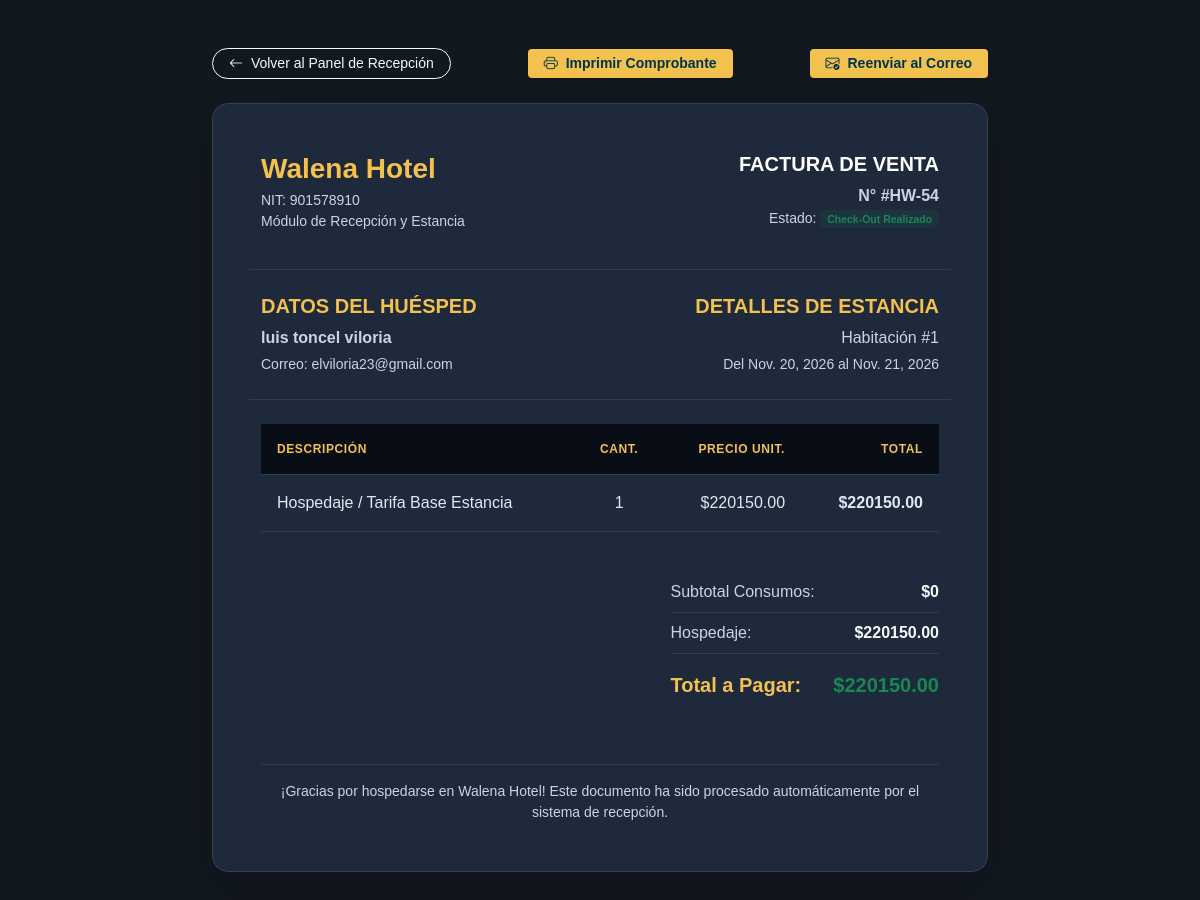
The app's page /recepcion/factura/54/ (signed in) with its own data.
### hotel_walena/models.py (models this page shows)
class reservas(models.Model):
    usuario = models.ForeignKey(User, on_delete=models.CASCADE, null=True, blank=True)
    habitacion = models.ForeignKey(Habitacion, on_delete=models.CASCADE, null=True, blank=True)
    adultos = models.IntegerField()
    ninos = models.IntegerField(default=0)
    precio_total = models.DecimalField(max_digits=10, decimal_places=2)
    estado = models.CharField(max_length=50)
    checkin = models.DateField()
    checkout = models.DateField()
    monto_abono_50 = models.DecimalField(max_digits=10, decimal_places=2, null=True, blank=True)
    fecha_creacion = models.DateTimeField(auto_now_add=True)
    nombre = models.CharField(max_length=45, blank=True, null=True)
    apellido = models.CharField(max_length=45, blank=True, null=True)
    cedula = models.CharField(max_length=20, blank=True, null=True)
    correo = models.CharField(max_length=45, blank=True, null=True)
    telefono = models.CharField(max_length=20, blank=True, null=True)
    class Meta:
        db_table = 'reservas'

class Habitacion(models.Model):
    numero = models.IntegerField()
    piso = models.IntegerField()
    tipo = models.CharField(max_length=100)
    cap_max = models.IntegerField()
    precio_noche = models.DecimalField(max_digits=10, decimal_places=2)
    estado = models.CharField(max_length=50, default='Disponible')
    descripcion = models.TextField(blank=True, null=True, default="Habitación cómoda y equipada.")
    foto1 = models.ImageField(upload_to='habitaciones/', blank=True, null=True)
    foto2 = models.ImageField(upload_to='habitaciones/', blank=True, null=True)
    foto3 = models.ImageField(upload_to='habitaciones/', blank=True, null=True)
    foto4 = models.ImageField(upload_to='habitaciones/', blank=True, null=True)
    class Meta:
        db_table = 'habitaciones'

### hotel_walena/views.py (the view)
# urls.py: path('recepcion/factura/<int:reserva_id>/', ver_factura_recepcion, name='ver_factura_recepcion'),
@login_required(login_url='/login/')
@user_passes_test(es_recepcionista_o_superior, login_url='/habitaciones/')
def ver_factura_recepcion(request, reserva_id):
    reserva_obj = get_object_or_404(reservas, id=reserva_id)
    consumos = DetalleConsumo.objects.filter(reserva=reserva_obj)
    total_consumos = sum(c.cantidad * (c.precio_aplicado or c.servicio.precio) for c in consumos)
    total_hospedaje = getattr(reserva_obj, 'precio_total', 0)
    gran_total = total_hospedaje + total_consumos
    context = {
        'reserva': reserva_obj,
        'consumos': consumos,
        'total_consumos': total_consumos,
        'total_hospedaje': total_hospedaje,
        'gran_total': gran_total,
    }
    return render(request, 'recepcion/factura_solo_lectura.html', context)

### hotel_walena/context_processors.py (called while the page is built)
def hotel_context(request):
    try:
        config, _ = HotelConfig.objects.get_or_create(id=1)
    except DatabaseError:
        config = None
    return {'hotel': config}

### hotel_walena/views.py (called while the page is built)
def es_recepcionista_o_superior(user):
    if not user.is_authenticated:
        return False
    return user.is_staff or user.is_superuser

### hotel_walena/templates/recepcion/factura_solo_lectura.html (shortened to what this page needs)
{% load static %}
<!DOCTYPE html>
<html lang="es" data-bs-theme="dark">
<head>
    <link href="https://cdn.jsdelivr.net/npm/bootstrap@5.3.3/dist/css/bootstrap.min.css" rel="stylesheet">
    <link rel="stylesheet" href="https://cdn.jsdelivr.net/npm/bootstrap-icons@1.11.3/font/bootstrap-icons.min.css">
    <link rel="stylesheet" href="{% static 'css/style.css' %}">
</head>
<body class="body-recepcion py-5">
<div class="container" style="max-width: 800px;">
    <div class="d-flex justify-content-between align-items-center mb-4 no-print">
        <a href="{% url 'panel_recepcion' %}" class="btn btn-outline-light btn-sm rounded-pill px-3">
            <i class="bi bi-arrow-left me-1"></i> Volver al Panel de Recepción
        </a>
        <button onclick="window.print()" class="btn btn-walena-gold btn-sm px-3 shadow-sm">
            <i class="bi bi-printer me-1"></i> Imprimir Comprobante
        </button>
        <a href="{% url 'reenviar_factura_correo' reserva.id %}" class="btn btn-walena-gold btn-sm px-3 shadow-sm">
            <i class="bi bi-envelope-check me-1"></i> Reenviar al Correo
        </a>
    </div>
    <div class="card card-walena shadow-lg rounded-4 p-5 border border-secondary border-opacity-25">
        <div class="row border-bottom border-secondary border-opacity-25 pb-4 mb-4">
            <div class="col-6">
                <h3 class="fw-bold text-walena-gold mb-1">Walena Hotel</h3>
                <p class="text-secondary small mb-0">NIT: 901578910<br>Módulo de Recepción y Estancia</p>
            </div>
            <div class="col-6 text-end">
                <h5 class="fw-bold text-white">FACTURA DE VENTA</h5>
                <p class="text-walena-gold fw-semibold mb-0">N° #HW-{{ reserva.id }}</p>
                <p class="text-secondary small">Estado: <span class="badge bg-success bg-opacity-10 text-success">Check-Out Realizado</span></p>
            </div>
        </div>
        <div class="row border-bottom border-secondary border-opacity-25 pb-4 mb-4">
            <div class="col-6">
                <h5 class="text-walena-gold fw-bold">DATOS DEL HUÉSPED</h5>
                <p class="mb-1"><strong>{{ reserva.nombre }} {{ reserva.apellido }}</strong></p>
                <p class="text-secondary small mb-0">Correo: {{ reserva.correo|default:"No registrado" }}</p>
            </div>
            <div class="col-6 text-end">
                <h5 class="text-walena-gold fw-bold">DETALLES DE ESTANCIA</h5>
                <p class="mb-1">Habitación #{{ reserva.habitacion.numero }}</p>
                <p class="text-secondary small mb-0">Del {{ reserva.checkin }} al {{ reserva.checkout }}</p>
            </div>
        </div>
        <div class="table-responsive mb-4">
            <table class="table table-walena align-middle">
                <thead>
                    <tr>
                        <th>Descripción</th>
                        <th class="text-center">Cant.</th>
                        <th class="text-end">Precio Unit.</th>
                        <th class="text-end">Total</th>
                    </tr>
                </thead>
                <tbody>
                    <tr>
                        <td>Hospedaje / Tarifa Base Estancia</td>
                        <td class="text-center">1</td>
                        <td class="text-end">${{ total_hospedaje }}</td>
                        <td class="text-end fw-bold">${{ total_hospedaje }}</td>
                    </tr>
                </tbody>
            </table>
        </div>
        <div class="row justify-content-end">
            <div class="col-md-5">
                <div class="d-flex justify-content-between py-2 border-bottom border-secondary border-opacity-25">
                    <span class="text-secondary">Subtotal Consumos:</span>
                    <span class="fw-semibold">${{ total_consumos }}</span>
                </div>
                <div class="d-flex justify-content-between py-2 border-bottom border-secondary border-opacity-25">
                    <span class="text-secondary">Hospedaje:</span>
                    <span class="fw-semibold">${{ total_hospedaje }}</span>
                </div>
                <div class="d-flex justify-content-between py-3">
                    <span class="fw-bold fs-5 text-walena-gold">Total a Pagar:</span>
                    <span class="fw-bold fs-5 text-success">${{ gran_total }}</span>
                </div>
            </div>
        </div>
        <div class="text-center text-secondary small mt-5 pt-3 border-top border-secondary border-opacity-25">
            ¡Gracias por hospedarse en Walena Hotel! Este documento ha sido procesado automáticamente por el sistema de recepción.
        </div>
    </div>
</div>
</body>
</html>

### hotel_walena/public/css/style.css (style rules this page uses)
html { overflow-y: scroll; }
:root { --walena-gold: #f2c14e; --walena-orange: #d97706; --walena-navy: #00334e; --walena-dark: #212529; }
.btn-walena-gold { background-color: #f2c14e !important; color: #00334e !important; font-weight: 700; border: none; transition: all 0.3s ease; }
.btn-walena-gold { background-color: #f2c14e !important; color: #00334e !important; border: none; font-weight: 600; }
.text-walena-gold { color: #f2c14e !important; }
.btn-walena-gold { background-color: #f2c14e !important; color: #00334e !important; font-weight: bold; }
:root { --bg-principal: #ffffff; --texto-principal: #212529; --card-bg: #ffffff; --border-color: #dee2e6; }
[data-bs-theme="dark"] { --bg-principal: #12181f; --texto-principal: #f8f9fa; --card-bg: #1e293b; --border-color: #334155; }
body { background-color: var(--bg-principal) !important; color: var(--texto-principal) !important; transition: background-color 0.3s ease, color 0.3s ease; }
[data-bs-theme="dark"] .card { background-color: var(--card-bg) !important; border-color: var(--border-color) !important; color: var(--texto-principal) !important; }
[data-bs-theme="dark"] .text-secondary, [data-bs-theme="dark"] p { color: #cbd5e1 !important; }
[data-bs-theme="dark"] .table { color: #f8fafc !important; border-color: #334155 !important; }
:root { --walena-dark: #0f172a; --walena-darker: #090d16; --walena-gold: #f2c14e; --walena-card: #1e293b; }
.body-recepcion { font-family: 'Plus Jakarta Sans', sans-serif; background-color: var(--walena-dark); color: #f8fafc; }
.text-walena-gold { color: var(--walena-gold) !important; }
.btn-walena-gold { background-color: var(--walena-gold); color: var(--walena-darker); font-weight: 600; transition: all 0.2s ease; }
.card-walena { background-color: var(--walena-card); border: 1px solid rgba(255, 255, 255, 0.05); border-radius: 1rem; }
.table-walena { color: #f8fafc; border-color: rgba(255, 255, 255, 0.08); }
.table-walena th { background-color: var(--walena-darker); color: var(--walena-gold); font-weight: 600; text-transform: uppercase; font-size: 0.75rem; letter-spacing: 0.05em; padding: 1rem; }
.table-walena td { padding: 1rem; background-color: transparent; color: #e2e8f0; }

### records on screen
reservas: id "54", nombre "luis", apellido "toncel viloria", correo "elviloria23@gmail.com", habitacion.numero "1", checkin "Nov. 20, 2026", checkout "Nov. 21, 2026", precio_total "220150.00"

### other values on screen
{{ total_consumos }} "0"
{{ gran_total }} "220150.00"
